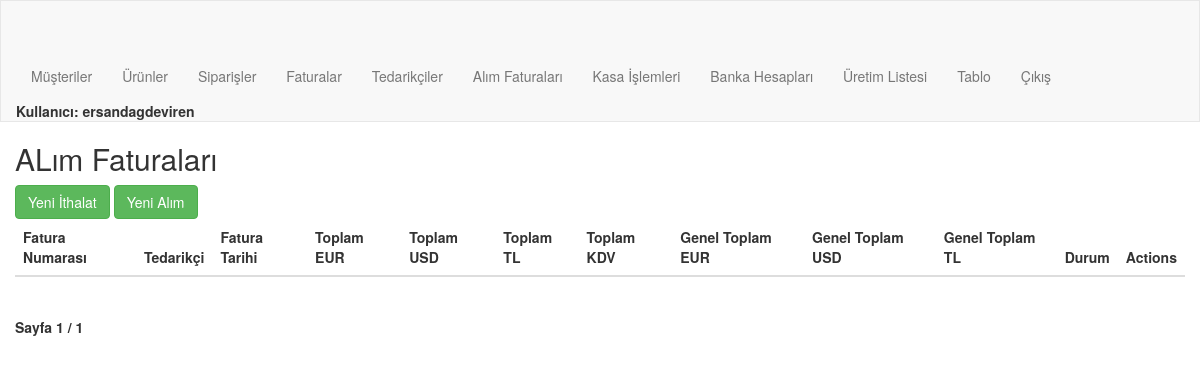
Before: /order/buying-invoices/ (signed in) with the older database file.
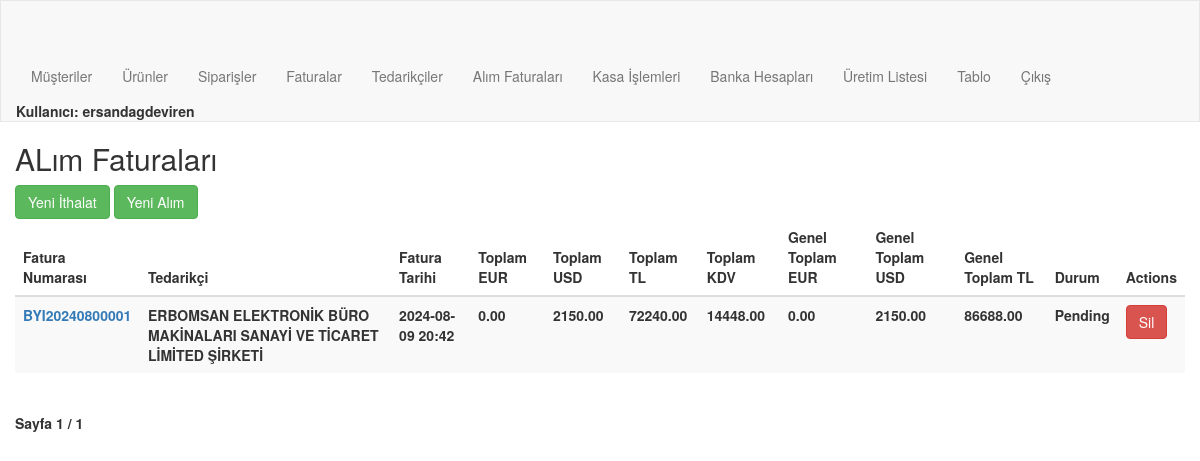
After: the same page with the newer database file.
### order/models.py (models this page shows, shortened)
class BuyingInvoice(models.Model):
    invoice_number = models.CharField(max_length=20, unique=True, blank=True)
    customer = models.ForeignKey(Customer, on_delete=models.PROTECT, null=True, blank=True)
    supplier = models.ForeignKey(Supplier, on_delete=models.PROTECT,null=True, blank=True, related_name="supplier_invoices")
    invoice_date = models.DateTimeField(auto_now_add=True)
    billing_address = models.CharField(max_length=250, blank=True, null=True)
    total_amount_tl = models.DecimalField(max_digits=10, decimal_places=2, blank=True, default=0)
    total_amount_USD = models.DecimalField(max_digits=10, decimal_places=2, blank=True, default=0)
    total_amount_EUR = models.DecimalField(max_digits=10, decimal_places=2, blank=True, default=0)
    total_discount = models.DecimalField(max_digits=10, decimal_places=2, blank=True, default=0)
    tax_amount = models.DecimalField(max_digits=10, decimal_places=2, blank=True, default=0)
    grand_total_tl = models.DecimalField(max_digits=10, decimal_places=2, blank=True, default=0)
    grand_total_USD = models.DecimalField(max_digits=10, decimal_places=2, blank=True, default=0)
    grand_total_EUR = models.DecimalField(max_digits=10, decimal_places=2, blank=True, default=0)
    status = models.CharField(max_length=50, default='Pending')

class Customer(models.Model):
    user = models.ForeignKey(User, on_delete=models.CASCADE, related_name="user_customers",blank=True,null=True)
    customerCode = models.CharField(max_length=50)
    companyName = models.CharField(max_length=50)
    taxOffice = models.CharField(max_length=50)
    tax_number = models.CharField(max_length=50, blank=True)
    name = models.CharField(max_length=50, blank=True)
    middleName = models.CharField(max_length=50, blank=True)
    surname = models.CharField(max_length=50, blank=True)
    city = models.CharField(max_length=50)
    district = models.CharField(max_length=50)
    adress = models.CharField(max_length=250, blank=True)
    shipping_adress=models.CharField(max_length=250, blank=True)
    country = models.CharField(max_length=50, blank=True, default="Türkiye")
    email = models.EmailField(blank=True)
    telephone = models.CharField(max_length=11, blank=True)
    customerType = models.CharField(max_length=50, blank=True)
    contactPerson = models.CharField(max_length=50, blank=True)
    E_invoice=models.BooleanField(default=True)
    def __str__(self):
        return self.companyName

### order/views.py (the view, shortened to what this page needs)
# urls.py: path('buying-invoices/', views.buying_invoice_list, name='buying_invoice_list'),
@login_required
@user_passes_test(is_admin)
def buying_invoice_list(request):
    invoices = BuyingInvoice.objects.all().order_by('-invoice_date')
    paginator = Paginator(invoices, 50)  # Show 50 invoices per page
    page_number = request.GET.get('page')
    page_obj = paginator.get_page(page_number)
    return render(request, 'order/buying_invoice_list.html', {'page_obj': page_obj})

### order/views.py (called while the page is built)
def is_admin(user):
    return user.is_authenticated and user.is_staff

### order/Templates/order/buying_invoice_list.html (shortened to what this page needs)
{% extends "order/navbar.html" %}
{% block content %}
    <h2>ALım Faturaları</h2>
    <a href="{% url 'order:supplier_list' %}" class="btn btn-success mb-2">Yeni İthalat</a>
    <a href="{% url 'order:loc_supplier_list' %}" class="btn btn-success mb-2">Yeni Alım</a>
    <table class="table table-striped">
        <thead>
            <tr>
                <th>Fatura Numarası</th>
                <th>Tedarikçi</th>
                <th>Fatura Tarihi</th>
                <th>Toplam EUR</th>
                <th>Toplam USD</th>
                <th>Toplam TL</th>
                <th>Toplam KDV</th>
                <th>Genel Toplam EUR</th>
                <th>Genel Toplam USD</th>
                <th>Genel Toplam TL</th>
                <th>Durum</th>
                <th>Actions</th>
            </tr>
        </thead>
        <tbody>
            {% for invoice in page_obj %}
                <tr>
                    <td><a href="{% url 'order:buying_invoice_detail' invoice.invoice_number %}">{{ invoice.invoice_number }}</a></td>
                    {%if invoice.supplier is None %}
                    <td>{{ invoice.customer }}</td>
                    {%else%}
                    <td>{{ invoice.supplier }}</td>
                    {%endif%}
                    <td>{{ invoice.invoice_date|date:"Y-m-d H:i" }}</td>
                    <td>{{ invoice.total_amount_EUR }}</td>
                    <td>{{ invoice.total_amount_USD }}</td>
                    <td>{{ invoice.total_amount_tl }}</td>
                    <td>{{ invoice.tax_amount }}</td>
                    <td>{{ invoice.grand_total_EUR }}</td>
                    <td>{{ invoice.grand_total_USD }}</td>
                    <td>{{ invoice.grand_total_tl }}</td>
                    <td>{{ invoice.status }}</td>
                    <td>
                        <form method="POST" onsubmit="return confirmDelete();">
                            <button type="submit" name="delete_invoice" class="btn btn-danger">Sil</button>
                        </form>
                    </td>
                </tr>
            {% endfor %}
        </tbody>
    </table>
    <div class="pagination">
        <span class="step-links">
            <span class="current">
                Sayfa {{ page_obj.number }} / {{ page_obj.paginator.num_pages }}
            </span>
        </span>
    </div>
{% endblock %}

Changed rows visible on the page:
added BuyingInvoice: invoice_number "BYI20240800001", customer "ERBOMSAN ELEKTRONİK BÜRO MAKİNALARI SANAYİ VE TİCARET LİMİTED ŞİRKETİ", invoice_date "2024-08-09 20:42", total_amount_EUR "0.00", total_amount_USD "2150.00", total_amount_tl "72240.00", tax_amount "14448.00", grand_total_EUR "0.00", grand_total_USD "2150.00", grand_total_tl "86688.00", status "Pending"
